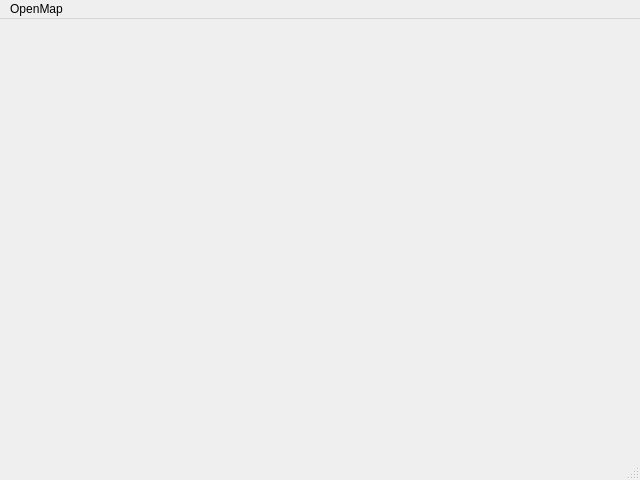
<?xml version="1.0" encoding="UTF-8"?>
<ui version="4.0">
 <class>MarioEditorClass</class>
 <widget class="QMainWindow" name="MarioEditorClass">
  <property name="enabled">
   <bool>true</bool>
  </property>
  <property name="geometry">
   <rect>
    <x>0</x>
    <y>0</y>
    <width>640</width>
    <height>480</height>
   </rect>
  </property>
  <property name="minimumSize">
   <size>
    <width>640</width>
    <height>480</height>
   </size>
  </property>
  <property name="maximumSize">
   <size>
    <width>640</width>
    <height>480</height>
   </size>
  </property>
  <property name="baseSize">
   <size>
    <width>640</width>
    <height>480</height>
   </size>
  </property>
  <property name="cursor">
   <cursorShape>ArrowCursor</cursorShape>
  </property>
  <property name="mouseTracking">
   <bool>true</bool>
  </property>
  <property name="focusPolicy">
   <enum>Qt::ClickFocus</enum>
  </property>
  <property name="windowTitle">
   <string>MapEditor</string>
  </property>
  <property name="windowIcon">
   <iconset resource="marioeditor.qrc">
    <normaloff>:/MarioEditor/Application/Resource/Mario.ico</normaloff>:/MarioEditor/Application/Resource/Mario.ico</iconset>
  </property>
  <widget class="QWidget" name="centralWidget"/>
  <widget class="QMenuBar" name="menuBar">
   <property name="geometry">
    <rect>
     <x>0</x>
     <y>0</y>
     <width>640</width>
     <height>23</height>
    </rect>
   </property>
   <widget class="QMenu" name="menuOpenMap">
    <property name="title">
     <string>OpenMap</string>
    </property>
   </widget>
   <addaction name="menuOpenMap"/>
  </widget>
  <widget class="QStatusBar" name="statusBar"/>
 </widget>
 <layoutdefault spacing="6" margin="11"/>
 <resources>
  <include location="marioeditor.qrc"/>
 </resources>
 <connections/>
</ui>
